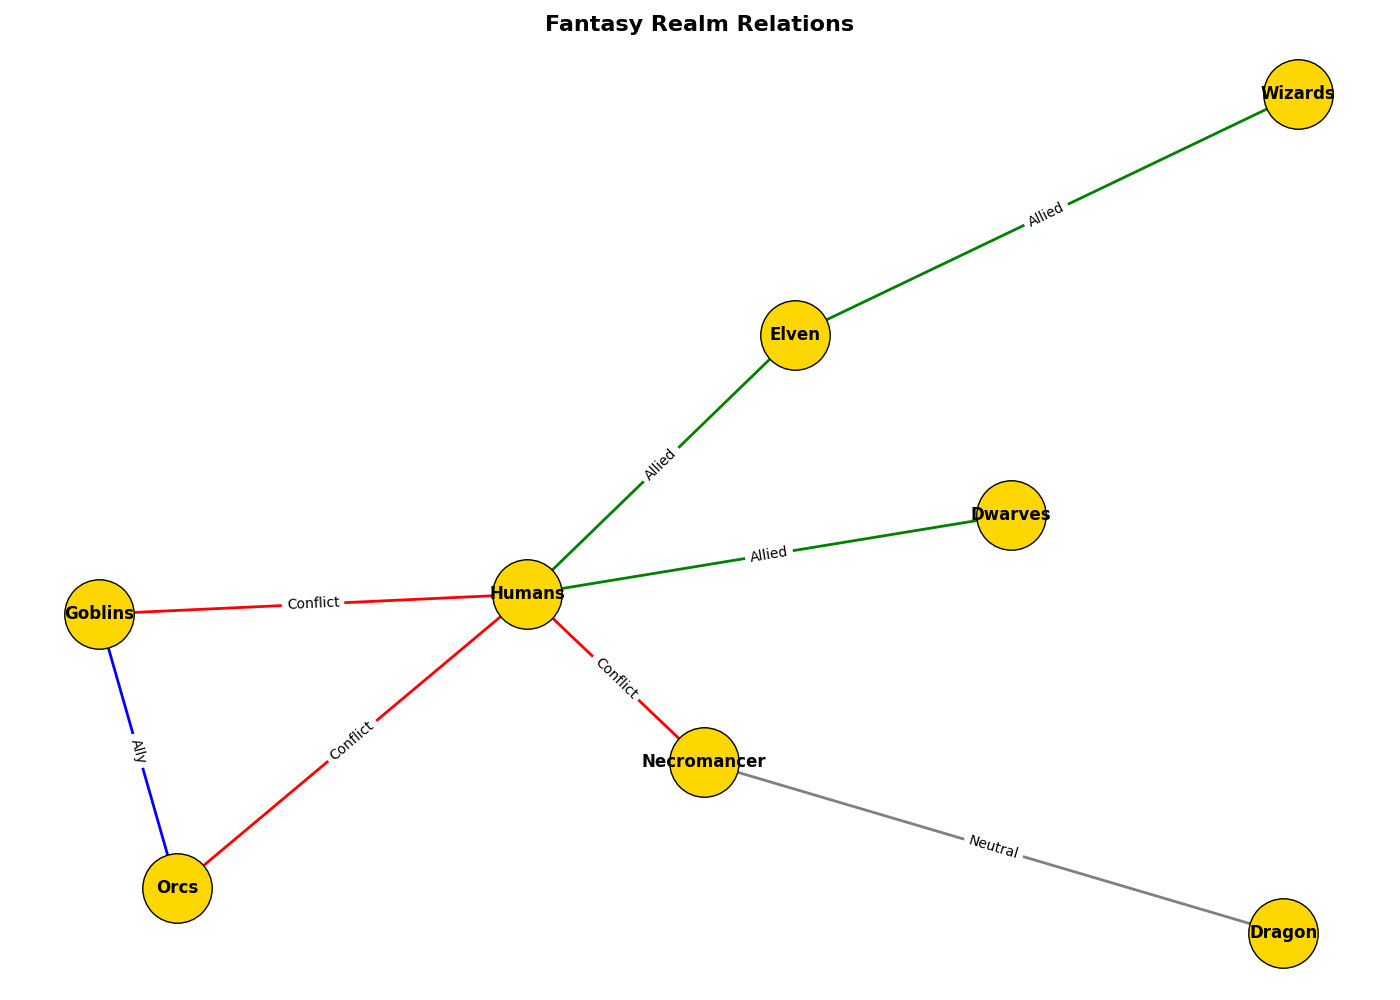

Python code for this plot:
import matplotlib.pyplot as plt
import networkx as nx

nodes = [
    "Elven", "Dwarves", "Humans",
    "Orcs", "Wizards", "Goblins",
    "Dragon", "Necromancer"
]

edges = {
    ("Elven", "Humans"): {'relation': 'Allied', 'weight': 5},
    ("Dwarves", "Humans"): {'relation': 'Allied', 'weight': 4},
    ("Humans", "Orcs"): {'relation': 'Conflict', 'weight': 6},
    ("Wizards", "Elven"): {'relation': 'Allied', 'weight': 3},
    ("Goblins", "Orcs"): {'relation': 'Ally', 'weight': 4},
    ("Dragon", "Necromancer"): {'relation': 'Neutral', 'weight': 2},
    ("Necromancer", "Humans"): {'relation': 'Conflict', 'weight': 5},
    ("Humans", "Goblins"): {'relation': 'Conflict', 'weight': 3}
}

G = nx.DiGraph()
G.add_nodes_from(nodes)
for (start, end), attrs in edges.items():
    G.add_edge(start, end, **attrs)

pos = nx.spring_layout(G, seed=42)

plt.figure(figsize=(14, 10))

colors = {
    'Allied': 'green',
    'Conflict': 'red',
    'Ally': 'blue',
    'Neutral': 'grey'
}

nx.draw_networkx_nodes(G, pos, node_size=2500, node_color='#FFD700', edgecolors='black')
nx.draw_networkx_labels(G, pos, font_size=12, font_weight='bold')

for (start, end), attrs in edges.items():
    nx.draw_networkx_edges(G, pos, edgelist=[(start, end)], arrowstyle='->', arrowsize=20, width=2, edge_color=colors[attrs['relation']])
    nx.draw_networkx_edge_labels(G, pos, edge_labels={(start, end): attrs['relation']}, font_color='black')

plt.title("Fantasy Realm Relations", fontsize=16, fontweight='bold')

plt.axis('off')
plt.tight_layout()

plt.show()
